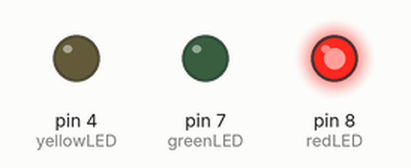
The sketch below on a simulated Arduino Uno, built with avr-gcc and run on an emulated ATmega328P. Parts: output pins drawn as LEDs (lit = HIGH).

Above: at 0.02 s.
At 0.5 s:
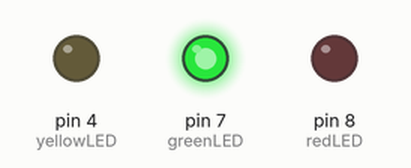
At 3.32 s:
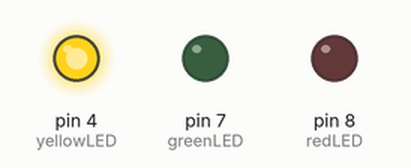
At 4.0 s:
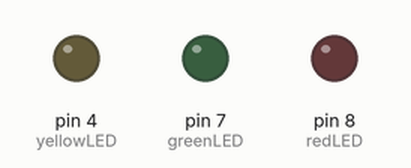
Timing chart, 0 to 6.0 s (numbered marks = the images above):
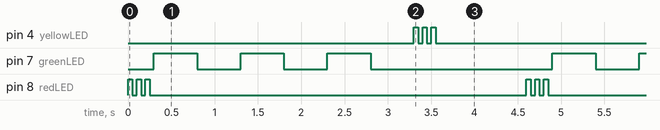

The sketch:

SOS.ino
```cpp
const int redLED = 8;
const int greenLED = 7;
const int yellowLED = 4;

void setup() {
  pinMode(redLED, OUTPUT);
  pinMode(greenLED, OUTPUT);
  pinMode(yellowLED, OUTPUT);
}

void loop() {
  blink(3, redLED, 50);
  blink(3, greenLED, 500);
  blink(3, yellowLED, 50);
  delay(1000);
}

void blink(int iterations, int pin, int delayTime) {
  for (int i = 0; i < iterations; i++) {
      digitalWrite(pin, HIGH);
      delay(delayTime);
      digitalWrite(pin, LOW);
      delay(delayTime);
    }
}
```

Measured:
- by itself, pin 4 (yellowLED), pin 8 (redLED): repeats every 4.6 s: 2 × (LOW 0.05 s, HIGH 0.05 s), LOW 4.4 s, HIGH 0.05 s
- by itself, pin 7 (greenLED): repeats every 4.6 s: 2 × (LOW 0.50 s, HIGH 0.50 s), LOW 2.1 s, HIGH 0.50 s
- by itself, everything shown: repeats every 4.6 s, in 18 steps
